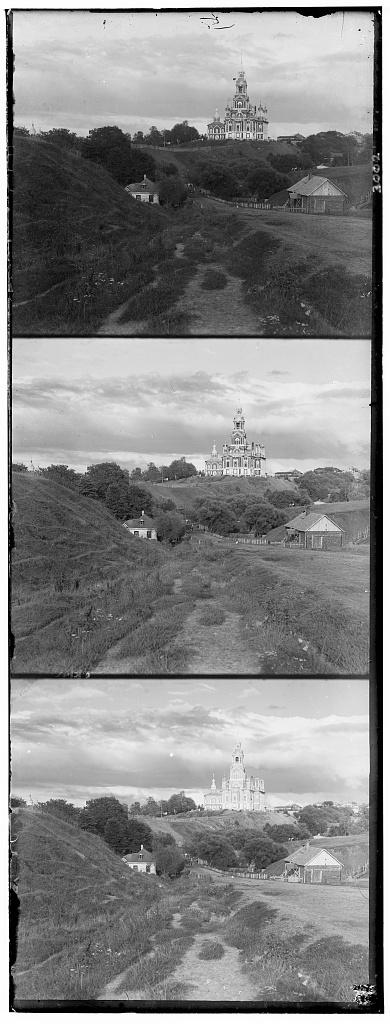
#> input picture cathedral.jpg, 390 x 1024 px
$ python prev.py   (Python 2 division)   (older library calls are emulated)
#> lines starting #> are read from the running program, lines starting #| are printed output that depends on the picture; long printed decimals are rounded
# CS194-26 (CS294-26): Project 1 starter Python code

# these are just some suggested libraries
# instead of scikit-image you could use matplotlib and opencv to read, write, and display images

import numpy as np
import skimage as sk
import skimage.io as skio
from skimage.transform import rescale
from skimage.util import crop
import math

# name of the input file
imname = 'cathedral.jpg'

# read in the image
im = skio.imread(imname)
#> im is the input picture: shape (1024, 390); min 0, max 255, mean 133.7

# convert to double (might want to do this later on to save memory)
im = sk.img_as_float(im)

# compute the height of each part (just 1/3 of total)
height = np.floor(im.shape[0] / 3.0).astype(np.int)
#> height = 341

# separate color channels
b = im[:height]
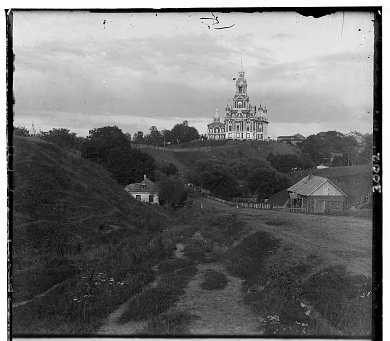
#> b: shape (341, 390) float64; min 0, max 1, mean 0.447
g = im[height: 2*height]
r = im[2*height: 3*height]
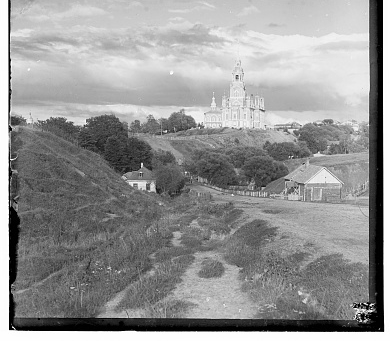
#> r: shape (341, 390) float64; min 0, max 1, mean 0.584
#| 11

# align the images
# functions that might be useful for aligning the images include:
# np.roll, np.sum, sk.transform.rescale (for multiscale)

#add recursive calls that will downscale image (use sk.rescale) for image pyramid

def ssd(ch1, ch2):
	sd = np.sum(np.sum((ch1 - ch2) ** 2))
	#return SSD. the lower the error, the more similar
	return sd

def align(ch1, ch2, scale_factor, best_dict, orig):
#> called with ch1 = array of shape (11, 12), ch2 = array of shape (11, 12), scale_factor = 5
	if (scale_factor == 0) :
		d_list = list(best_dict.values())
		ssd_list = list(best_dict.keys())
		disp_vec = d_list[ssd_list.index(min(ssd_list))]

		ch1 = np.roll(orig, disp_vec[0], axis=0)
		ch1 = np.roll(orig, disp_vec[1], axis=1)
		print(disp_vec)
		print(best_dict)
 		return ch1

 	else:
		best_disp_vec = (0, 0)
		best_ssd = float("inf")
		shifted = ch1

		y = -15
		curr_x_place = ch1

		for x in range(-15, 16):
			curr_x_place = np.roll(ch1, x, axis=0)
			while y < 16:
				shifted = np.roll(curr_x_place, y, axis=1) #search over the window of displacememts using roll for each x,y
				curr_ssd = ssd(shifted, ch2)
				if curr_ssd < best_ssd:
					best_ssd = curr_ssd
					best_disp_vec = (x, y)
				y += 1
			y = -15
#> this loop made 31 passes

		best_dict.update({best_ssd: best_disp_vec})
		return align(rescale(ch1, 2), rescale(ch2, 2), scale_factor-1, best_dict, orig)
#> after the loop in align (call 5), `for x in range(-15, 16):`:
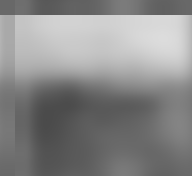
#> shifted: shape (176, 192) float64; min 0.294, max 0.865, mean 0.538
#> in align (call 6), `ch1 = np.roll(orig, disp_vec[1], axis=1)`:
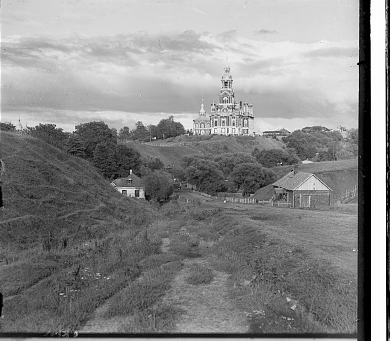
#> ch1: shape (341, 390) float64; min 0, max 1, mean 0.54
#| (-11, -12)
#| {1.881: (-11, -12), 7.173: (0, 0), 28.411: (0, 1), 113.356: (0, 1), 453.147: (0, 3)}

#To search over a window of possible displacements
#score each one using some image matching metric
#and take the displacement with the best score.

g2 = rescale(g, .03125)
r2 = rescale(r, .03125)
b2 = rescale(b, .03125)

print(np.floor(g2.shape[0]).astype(np.int))

best_overall = {}
ag = align(g2, b2, 5, best_overall, g)

g2 = rescale(g, .03125)
r2 = rescale(r, .03125)
b2 = rescale(b, .03125)

best_overall = {}
ar = align(r2, b2, 5, best_overall, r)
#> after the loop in align (call 9), `for x in range(-15, 16):`:
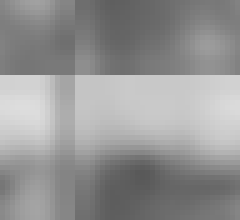
#> shifted: shape (44, 48) float64 (shown 5 times larger); min 0.349, max 0.868, mean 0.583
#> the loop in align (call 10), `for x in range(-15, 16):` made 31 passes
#> pass 1, in align (call 10), `curr_x_place = np.roll(ch1, x, axis=0)`:
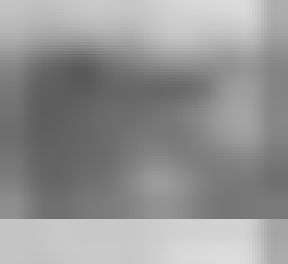
#> curr_x_place: shape (88, 96) float64 (shown 3 times larger); min 0.35, max 0.867, mean 0.583
#> after the loop in align (call 10), `for x in range(-15, 16):`:
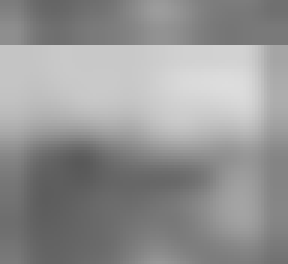
#> curr_x_place: shape (88, 96) float64 (shown 3 times larger); min 0.35, max 0.867, mean 0.583
#| (-11, -12)
#| {4.170: (-11, -12), 16.123: (0, 1), 63.937: (0, 2), 255.273: (0, 4), 1020.579: (0, 7)}

# [11 lines of commented-out code are left out]

im_out = np.dstack([ar, ag, b])

# save the image
fname = './out_path/out_frame3.jpg'
#> (the run stopped early here; a loop or call above may not have finished)

$ run again, with boat_small.jpg copied over cathedral.jpg
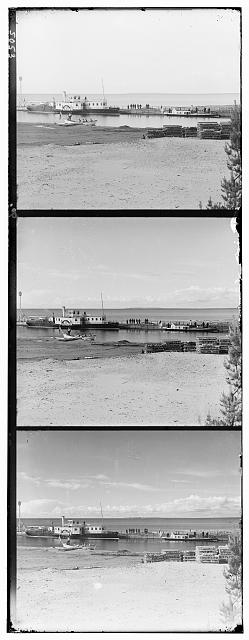
#> input picture boat_small.jpg, 249 x 640 px
#> im is the input picture: shape (640, 249); min 0, max 255, mean 183.1
#> `r = im[2*height: 3*height]`:
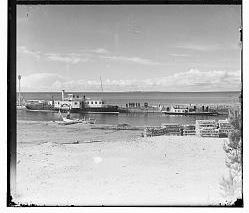
#> r: shape (213, 249) float64; min 0, max 1, mean 0.71
#| 7
#> the loop in align, `for x in range(-15, 16):` made 31 passes
#| (-14, -8)
#| {0.8301: (-14, -8), 2.800: (-13, 0), 10.880: (2, 0), 43.126: (3, 0), 172.200: (7, 0)}
#| (-11, -8)
#| {0.7623: (-11, -8), 2.516: (-8, 0), 9.912: (12, 0), 60.851: (15, 0), 366.202: (15, 0)}
#> `im_out = np.dstack([ar, ag, b])`:
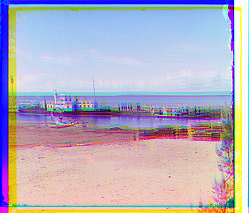
#> im_out: shape (213, 249, 3) float64; mean of channels 0, 1, 2 0.71, 0.686, 0.756; drawn as R, G, B

$ run again, with monastery.jpg copied over cathedral.jpg
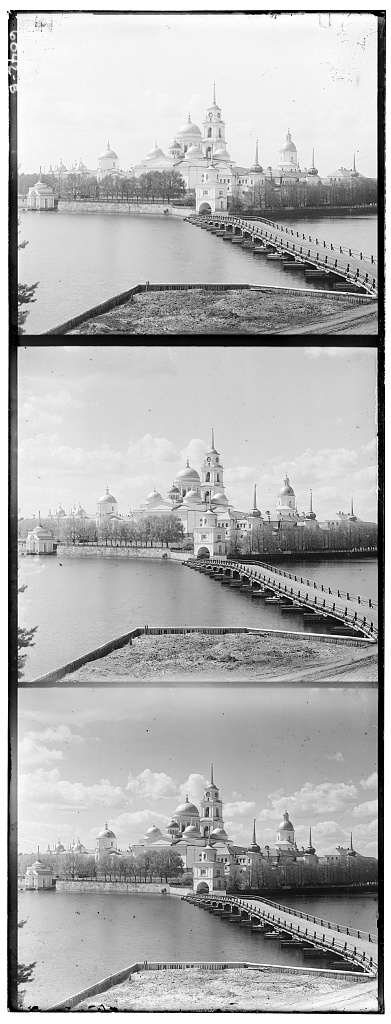
#> input picture monastery.jpg, 391 x 1024 px
#> im is the input picture: shape (1024, 391); min 0, max 255, mean 177.7
#> `r = im[2*height: 3*height]`:
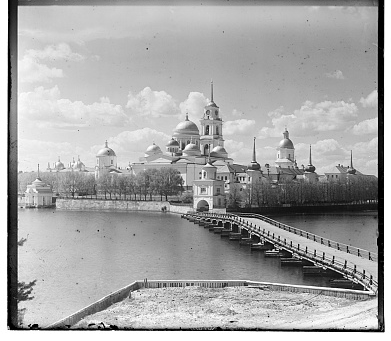
#> r: shape (341, 391) float64; min 0, max 1, mean 0.656
#| 11
#> the loop in align, `for x in range(-15, 16):` made 31 passes
#| (-11, -12)
#| {1.436: (-11, -12), 4.841: (0, 0), 19.010: (0, 0), 75.721: (0, 0), 302.573: (0, 0)}
#> after the loop in align (call 10), `for x in range(-15, 16):`:
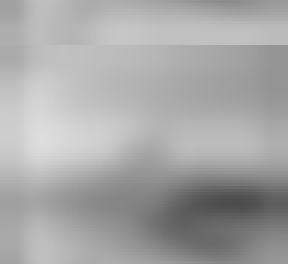
#> curr_x_place: shape (88, 96) float64 (shown 3 times larger); min 0.302, max 0.868, mean 0.655
#| (-10, -12)
#| {4.211: (-10, -12), 14.671: (2, 0), 57.110: (5, 0), 226.871: (10, 1), 912.925: (15, 3)}

$ run again, with tobolsk.jpg copied over cathedral.jpg
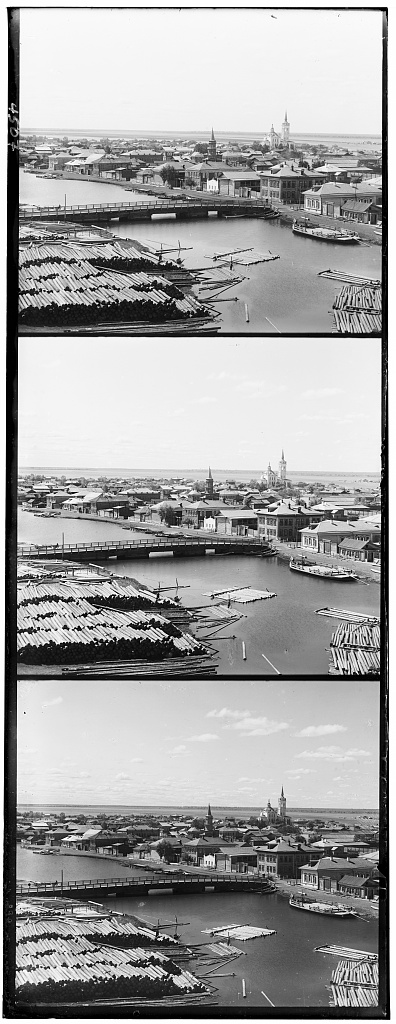
#> input picture tobolsk.jpg, 396 x 1024 px
#> im is the input picture: shape (1024, 396); min 0, max 255, mean 161
#| 11
#> the loop in align, `for x in range(-15, 16):` made 31 passes
#| (-11, -12)
#| {0.2224: (-11, -12), 0.6422: (0, 0), 2.471: (0, 0), 9.801: (0, 0), 39.122: (0, 0)}
#> after the loop in align (call 10), `for x in range(-15, 16):`:
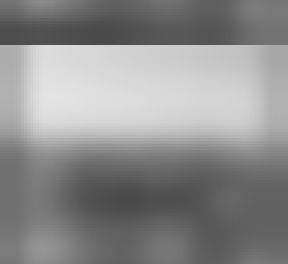
#> curr_x_place: shape (88, 96) float64 (shown 3 times larger); min 0.288, max 0.893, mean 0.553
#| (-11, -12)
#| {2.900: (-11, -12), 10.937: (0, 0), 43.249: (0, 1), 172.617: (0, 2), 689.908: (0, 3)}
